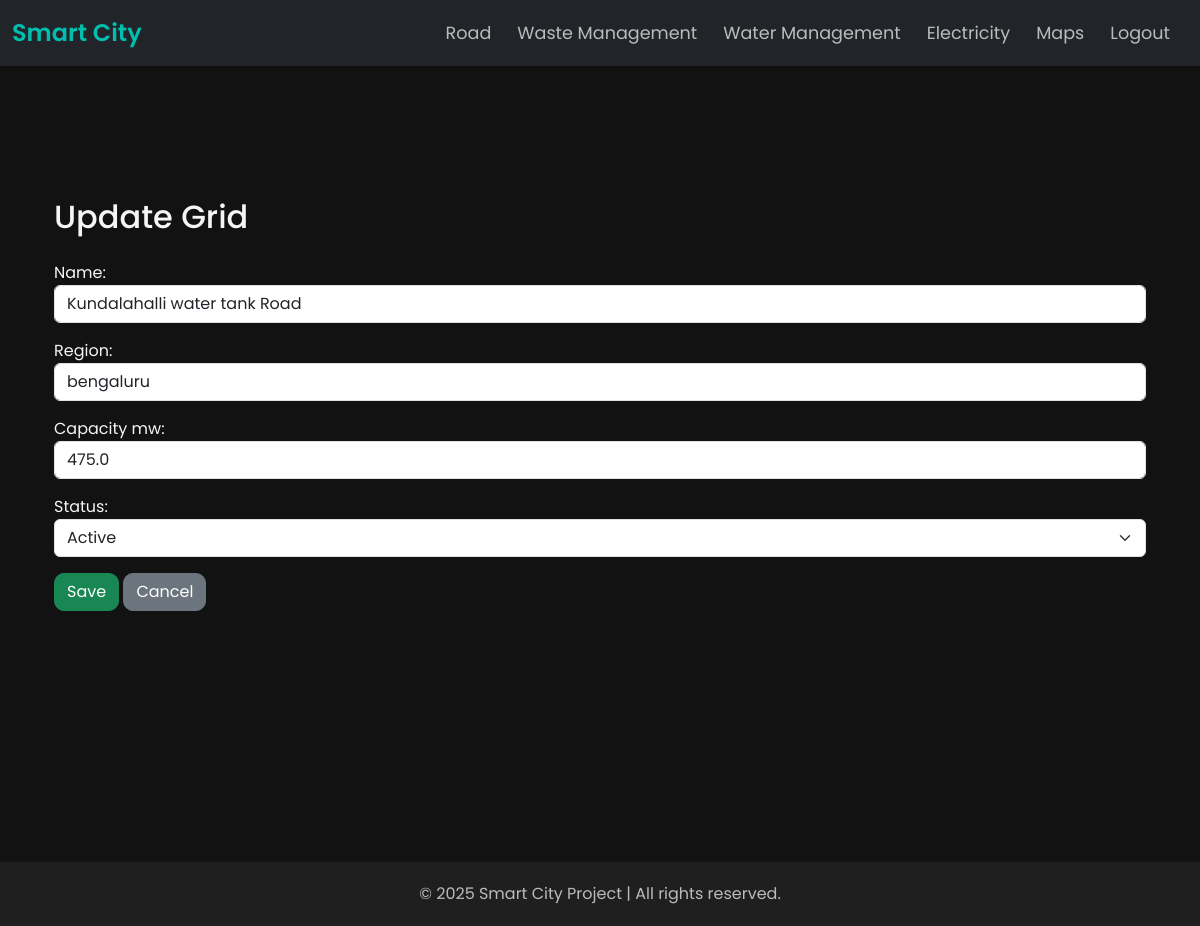
The page /electricity/grids/1/edit/ on the database its author committed.
### electricity/models.py (models this page shows, shortened)
class Grid(models.Model):
    name = models.CharField(max_length=100)
    region = models.CharField(max_length=100)
    capacity_mw = models.FloatField()  # Maximum capacity in megawatts
    status = models.CharField(max_length=50, choices=[('Active', 'Active'), ('Maintenance', 'Maintenance')])

### electricity/views.py (the view)
# urls.py: path('grids/<int:pk>/edit/', views.grid_update, name='grid_update'),
def grid_update(request, pk):
    grid = get_object_or_404(Grid, pk=pk)
    if request.method == 'POST':
        form = GridForm(request.POST, instance=grid)
        if form.is_valid():
            form.save()
            return redirect('electricity:grid_list')
    else:
        form = GridForm(instance=grid)
    return render(request, 'electricity/grid_form.html', {'form': form})

### electricity/forms.py
class GridForm(forms.ModelForm):
    class Meta:
        model = Grid
        fields = ['name', 'region', 'capacity_mw', 'status']
        widgets = {
            'name': forms.TextInput(attrs={'class': 'form-control'}),
            'region': forms.TextInput(attrs={'class': 'form-control'}),
            'capacity_mw': forms.NumberInput(attrs={'class': 'form-control', 'step': '0.1'}),
            'status': forms.Select(attrs={'class': 'form-select'}),
        }

### electricity/templates/electricity/grid_form.html (shortened to what this page needs)
{% extends 'base_generic.html' %}
{% block content %}
<div class="container mt-5">
  <h2 class="mb-4">{{ form.instance.pk|yesno:"Update Grid,Add New Grid" }}</h2>
  <form method="post">
    {{ form.as_p }}
    <button type="submit" class="btn btn-success">Save</button>
    <a href="{% url 'electricity:grid_list' %}" class="btn btn-secondary">Cancel</a>
  </form>
</div>
{% endblock %}

### templates/base_generic.html (style rules this page uses)
body { background-color: #121212; font-family: 'Poppins', sans-serif; color: #f5f5f5; margin: 0; }
.container { min-height: 80vh; padding-top: 30px; padding-bottom: 30px; }
.btn { border-radius: 10px; transition: all 0.3s ease; }
.navbar, .container, .footer { animation: fadeIn 0.8s ease-out; }

### rows shown on the page
Grid: instance.pk "Update Grid", name "Kundalahalli water tank Road", region "bengaluru", capacity_mw "475.0", status "Active"
